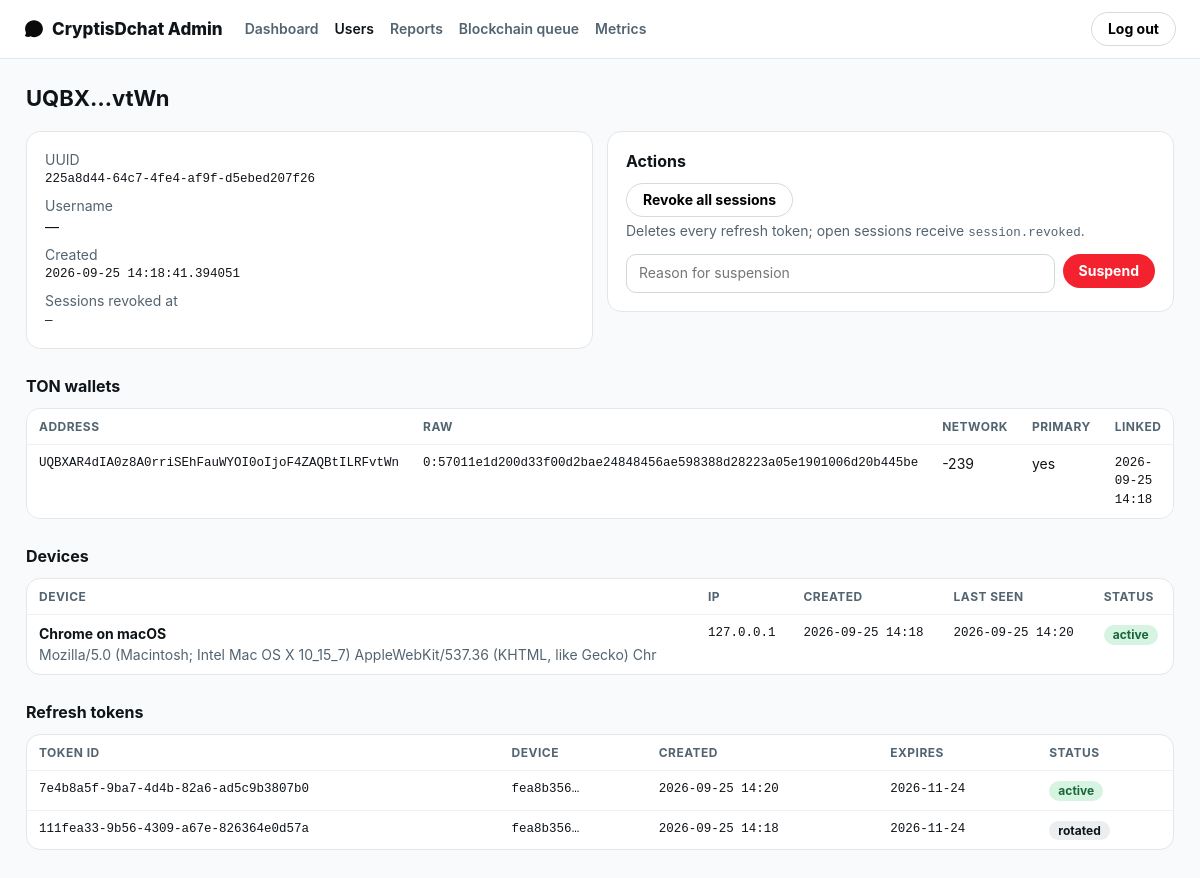
The page /admin/users/225a8d44-64c7-4fe4-af9f-d5ebed207f26 (signed in) on the database its author committed.
### backend/app/models/user.py (models this page shows)
class User(TimestampMixin, Base):
    __tablename__ = "users"
    id: Mapped[str] = mapped_column(String(36), primary_key=True, default=new_uuid)
    display_name: Mapped[str] = mapped_column(String(50), nullable=False, default="")
    username: Mapped[str | None] = mapped_column(String(32), unique=True, nullable=True)
    bio: Mapped[str] = mapped_column(String(160), nullable=False, default="")
    avatar_upload_id: Mapped[str | None] = mapped_column(String(36), nullable=True)
    avatar_tint: Mapped[str] = mapped_column(String(32), nullable=False, default="hsl(204 60% 45%)")
    is_suspended: Mapped[bool] = mapped_column(Boolean, nullable=False, default=False)
    suspended_reason: Mapped[str | None] = mapped_column(String(255), nullable=True)
    sessions_revoked_at: Mapped[datetime | None] = mapped_column(DateTime, nullable=True)
    last_seen_at: Mapped[datetime | None] = mapped_column(DateTime, nullable=True)
    wallets: Mapped[list[UserWallet]] = relationship(back_populates="user", lazy="selectin")

class UserWallet(Base):
    __tablename__ = "user_wallets"
    __table_args__ = (Index("ix_user_wallets_user_id", "user_id"),)
    id: Mapped[str] = mapped_column(String(36), primary_key=True, default=new_uuid)
    user_id: Mapped[str] = mapped_column(String(36), ForeignKey("users.id", ondelete="CASCADE"), nullable=False)
    address: Mapped[str] = mapped_column(String(80), nullable=False, unique=True)  # raw-форма "0:<hex>"
    friendly_address: Mapped[str] = mapped_column(String(64), nullable=False, default="")
    public_key: Mapped[str] = mapped_column(String(64), nullable=False)          # ed25519 hex
    network: Mapped[str] = mapped_column(String(8), nullable=False, default="-239")
    is_primary: Mapped[bool] = mapped_column(Boolean, nullable=False, default=True)
    linked_at: Mapped[datetime] = mapped_column(DateTime, nullable=False, default=utcnow)
    user: Mapped[User] = relationship(back_populates="wallets")

class Device(Base):
    __tablename__ = "devices"
    __table_args__ = (Index("ix_devices_user_id", "user_id"),)
    id: Mapped[str] = mapped_column(String(36), primary_key=True, default=new_uuid)
    user_id: Mapped[str] = mapped_column(String(36), ForeignKey("users.id", ondelete="CASCADE"), nullable=False)
    name: Mapped[str] = mapped_column(String(100), nullable=False, default="Web browser")
    user_agent: Mapped[str] = mapped_column(String(255), nullable=False, default="")
    ip_address: Mapped[str] = mapped_column(String(45), nullable=False, default="")
    created_at: Mapped[datetime] = mapped_column(DateTime, nullable=False, default=utcnow)
    last_seen_at: Mapped[datetime] = mapped_column(DateTime, nullable=False, default=utcnow)
    revoked_at: Mapped[datetime | None] = mapped_column(DateTime, nullable=True)
    client_key_hash: Mapped[str | None] = mapped_column(String(64), nullable=True)
    tokens_revoked_at: Mapped[datetime | None] = mapped_column(DateTime, nullable=True)

class RefreshToken(Base):
    __tablename__ = "refresh_tokens"
    __table_args__ = (
        Index("ix_refresh_tokens_user_id", "user_id"),
        Index("ix_refresh_tokens_device_id", "device_id"),
    )
    id: Mapped[str] = mapped_column(String(36), primary_key=True, default=new_uuid)
    user_id: Mapped[str] = mapped_column(String(36), ForeignKey("users.id", ondelete="CASCADE"), nullable=False)
    device_id: Mapped[str] = mapped_column(String(36), ForeignKey("devices.id", ondelete="CASCADE"), nullable=False)
    token_hash: Mapped[str] = mapped_column(String(64), nullable=False, unique=True)
    created_at: Mapped[datetime] = mapped_column(DateTime, nullable=False, default=utcnow)
    expires_at: Mapped[datetime] = mapped_column(DateTime, nullable=False)
    last_used_at: Mapped[datetime | None] = mapped_column(DateTime, nullable=True)
    revoked_at: Mapped[datetime | None] = mapped_column(DateTime, nullable=True)
    replaced_by_id: Mapped[str | None] = mapped_column(String(36), nullable=True)

### backend/admin_app/views.py (the view)
@bp.get("/admin/users/<uuid>")
@login_required
def user_detail(uuid: str):
    user = db.session.get(User, uuid)
    if user is None:
        return render_template("admin/not_found.html", logout_form=ActionForm()), 404
    devices = db.session.scalars(select(Device).where(Device.user_id == uuid).order_by(Device.last_seen_at.desc())).all()
    tokens = db.session.scalars(select(RefreshToken).where(RefreshToken.user_id == uuid)
                                .order_by(RefreshToken.created_at.desc()).limit(50)).all()
    wallets = db.session.scalars(select(UserWallet).where(UserWallet.user_id == uuid)).all()
    audit("user.view", "user", uuid)
    db.session.commit()
    return render_template("admin/user_detail.html", user=user, devices=devices, tokens=tokens, wallets=wallets,
                           suspend_form=SuspendForm(), action_form=ActionForm(), logout_form=ActionForm(), now=utcnow())

### backend/admin_app/forms.py
class SuspendForm(FlaskForm):
    reason = StringField("Reason", validators=[DataRequired(), Length(max=255)])
    submit = SubmitField("Suspend account")

class ActionForm(FlaskForm):
    submit = SubmitField("Confirm")

### backend/admin_app/views.py (called while the page is built)
def audit(action: str, target_type: str = "", target_id: str = "", **details) -> None:
    db.session.add(AdminAuditLog(
        admin_id=session.get("admin_id"), action=action, target_type=target_type, target_id=str(target_id),
        details=json.dumps(details, default=str), ip_address=(request.remote_addr or "")[:45],
    ))

def login_required(view):
    @wraps(view)
    def wrapper(*args, **kwargs):
        if not session.get("admin_id"):
            return redirect(url_for("admin.login", next=request.path))
        admin = db.session.get(AdminUser, session["admin_id"])
        if admin is None or not admin.is_active:
            session.clear()
            return redirect(url_for("admin.login"))
        return view(*args, **kwargs)
    return wrapper

### backend/app/models/base.py (called while the page is built)
def utcnow() -> datetime:
    return datetime.now(timezone.utc).replace(tzinfo=None)

### backend/admin_app/templates/admin/user_detail.html (shortened to what this page needs)
{% extends "admin/base.html" %}
{% block content %}
<h1>{{ user.display_name or 'User' }} {% if user.is_suspended %}<span class="pill bad">suspended</span>{% endif %}</h1>
<div class="row">
  <div class="card">
    <div class="muted">UUID</div><div class="mono">{{ user.id }}</div>
    <div class="muted" style="margin-top:8px;">Username</div><div>{{ '@' ~ user.username if user.username else '—' }}</div>
    <div class="muted" style="margin-top:8px;">Created</div><div class="mono">{{ user.created_at }}</div>
    <div class="muted" style="margin-top:8px;">Sessions revoked at</div><div class="mono">{{ user.sessions_revoked_at or '—' }}</div>
  </div>
  <div class="card">
    <h2 style="margin-top:0;">Actions</h2>
    <form method="post" action="{{ url_for('admin.revoke_sessions', uuid=user.id) }}" style="margin-bottom:12px;">
      <button type="submit">Revoke all sessions</button>
      <div class="muted" style="margin-top:4px;">Deletes every refresh token; open sessions receive <code>session.revoked</code>.</div>
    </form>
    {% if user.is_suspended %}
    <form method="post" action="{{ url_for('admin.unsuspend', uuid=user.id) }}">
      {{ action_form.hidden_tag() }}<button type="submit" class="primary">Restore account</button>
    </form>
    {% else %}
    <form method="post" action="{{ url_for('admin.suspend', uuid=user.id) }}" style="display:flex;gap:8px;">
      {{ suspend_form.reason(placeholder="Reason for suspension") }}
      <button type="submit" class="danger">Suspend</button>
    </form>
    {% endif %}
  </div>
</div>
<h2>TON wallets</h2>
<div class="table-wrap"><table>
  <tr><th>Address</th><th>Raw</th><th>Network</th><th>Primary</th><th>Linked</th></tr>
  {% for w in wallets %}
  <tr><td class="mono">{{ w.friendly_address }}</td><td class="mono">{{ w.address }}</td><td>{{ w.network }}</td>
      <td>{{ 'yes' if w.is_primary else '' }}</td><td class="mono">{{ w.linked_at.strftime('%Y-%m-%d %H:%M') }}</td></tr>
  {% endfor %}
</table></div>
<h2>Devices</h2>
<div class="table-wrap"><table>
  <tr><th>Device</th><th>IP</th><th>Created</th><th>Last seen</th><th>Status</th></tr>
  {% for d in devices %}
  <tr><td><b>{{ d.name }}</b><div class="muted">{{ d.user_agent[:90] }}</div></td><td class="mono">{{ d.ip_address }}</td>
      <td class="mono">{{ d.created_at.strftime('%Y-%m-%d %H:%M') }}</td><td class="mono">{{ d.last_seen_at.strftime('%Y-%m-%d %H:%M') }}</td>
      <td>{% if d.revoked_at %}<span class="pill">revoked</span>{% else %}<span class="pill ok">active</span>{% endif %}</td></tr>
  {% else %}<tr><td colspan="5" class="muted">No devices.</td></tr>{% endfor %}
</table></div>
<h2>Refresh tokens</h2>
<div class="table-wrap"><table>
  <tr><th>Token id</th><th>Device</th><th>Created</th><th>Expires</th><th>Status</th></tr>
  {% for t in tokens %}
  <tr><td class="mono">{{ t.id }}</td><td class="mono">{{ t.device_id[:8] }}…</td>
      <td class="mono">{{ t.created_at.strftime('%Y-%m-%d %H:%M') }}</td><td class="mono">{{ t.expires_at.strftime('%Y-%m-%d') }}</td>
      <td>{% if t.revoked_at %}<span class="pill">{{ 'rotated' if t.replaced_by_id else 'revoked' }}</span>
          {% elif t.expires_at < now %}<span class="pill warn">expired</span>
          {% else %}<span class="pill ok">active</span>{% endif %}</td></tr>
  {% else %}<tr><td colspan="5" class="muted">No tokens.</td></tr>{% endfor %}
</table></div>
{% endblock %}

### backend/admin_app/templates/admin/base.html (shortened to what this page needs)
<!DOCTYPE html>
<html lang="en">
<head>
</head>
<body>
{% if session.get('admin_id') and logout_form is defined %}
<header>
  <div class="brand">
    CryptisDchat Admin
  </div>
  <nav>
    <a href="{{ url_for('admin.dashboard') }}" class="{{ 'on' if request.endpoint == 'admin.dashboard' }}">Dashboard</a>
    <a href="{{ url_for('admin.users') }}" class="{{ 'on' if request.endpoint in ('admin.users', 'admin.user_detail') }}">Users</a>
    <a href="{{ url_for('admin.reports') }}" class="{{ 'on' if request.endpoint in ('admin.reports', 'admin.report_detail') }}">Reports</a>
    <a href="{{ url_for('admin.blockchain_queue') }}" class="{{ 'on' if request.endpoint == 'admin.blockchain_queue' }}">Blockchain queue</a>
    <a href="{{ url_for('admin.metrics') }}">Metrics</a>
  </nav>
  <form method="post" action="{{ url_for('admin.logout') }}" class="inline">
    {{ logout_form.hidden_tag() }}<button type="submit">Log out</button>
  </form>
</header>
{% endif %}
<main>
  {% block content %}{% endblock %}
</main>
</body>
</html>

### backend/admin_app/templates/admin/base.html (style rules this page uses)
* { box-sizing: border-box; }
body { margin: 0; font: 14px/1.45 -apple-system, BlinkMacSystemFont, "Segoe UI", Roboto, Helvetica, Arial, sans-serif; color: #0f1419; background: hsl(200 19% 98%); }
a { color: hsl(204 88% 45%); text-decoration: none; }
header { display: flex; align-items: center; gap: 22px; padding: 12px 24px; background: #fff; border-bottom: 1px solid hsl(200 19% 90%); position: sticky; top: 0; z-index: 5; flex-wrap: wrap; }
header .brand { font-weight: 800; font-size: 17px; display: flex; gap: 8px; align-items: center; }
header nav { display: flex; gap: 16px; flex: 1; flex-wrap: wrap; }
header nav a { color: #536471; font-weight: 600; }
header nav a.on { color: #0f1419; }
main { max-width: 1180px; margin: 0 auto; padding: 24px 16px 60px; }
h1 { font-size: 22px; margin: 0 0 16px; }
h2 { font-size: 16px; margin: 26px 0 10px; }
.card { background: #fff; border: 1px solid hsl(200 19% 90%); border-radius: 14px; padding: 18px; }
.muted { color: #536471; }
.table-wrap { overflow-x: auto; background: #fff; border: 1px solid hsl(200 19% 90%); border-radius: 14px; }
table { width: 100%; border-collapse: collapse; }
th, td { text-align: left; padding: 9px 12px; border-bottom: 1px solid hsl(200 19% 94%); vertical-align: top; }
th { font-size: 12px; text-transform: uppercase; letter-spacing: .04em; color: #536471; }
tr:last-child td { border-bottom: 0; }
code, .mono { font-family: "IBM Plex Mono", ui-monospace, SFMono-Regular, Menlo, monospace; font-size: 12.5px; }
.pill { display: inline-block; padding: 1px 9px; border-radius: 999px; font-size: 12px; font-weight: 700; background: hsl(200 19% 93%); }
.pill.ok { background: hsl(145 55% 90%); color: hsl(145 60% 25%); }
button, .btn { height: 34px; padding: 0 16px; border-radius: 999px; border: 1px solid hsl(200 19% 85%); background: #fff; font-weight: 700; cursor: pointer; font: inherit; font-weight: 700; }
button.danger { background: #f4212e; color: #fff; border: 0; }
input[type=text], input[type=password], select, textarea { font: inherit; padding: 8px 12px; border: 1px solid hsl(200 19% 84%); border-radius: 10px; width: 100%; }
form.inline { display: inline-flex; gap: 8px; align-items: center; }
.row { display: flex; gap: 14px; flex-wrap: wrap; align-items: flex-start; }
.row > .card { flex: 1 1 320px; }

### rows shown on the page
User: display_name "UQBX…vtWn", id "225a8d44-64c7-4fe4-af9f-d5ebed207f26", username "—", created_at "2026-09-25 14:18:41.394051", sessions_revoked_at "—"
UserWallet: friendly_address "UQBXAR4dIA0z8A0rriSEhFauWYOI0oIjoF4ZAQBtILRFvtWn", address "0:57011e1d200d33f00d2bae24848456ae598388d28223a05e1901006d20b445be", network "-239", is_primary "yes", linked_at "2026-09-25 14:18"
Device: name "Chrome on macOS", user_agent "Mozilla/5.0 (Macintosh; Intel Mac OS X 10_15_7) AppleWebKit/537.36 (KHTML, like Gecko) Chr", ip_address "127.0.0.1", created_at "2026-09-25 14:18", last_seen_at "2026-09-25 14:20", shows "active"
RefreshToken: id "7e4b8a5f-9ba7-4d4b-82a6-ad5c9b3807b0", device_id "fea8b356", created_at "2026-09-25 14:20", expires_at "2026-11-24", shows "active"
RefreshToken: id "111fea33-9b56-4309-a67e-826364e0d57a", device_id "fea8b356", created_at "2026-09-25 14:18", expires_at "2026-11-24", replaced_by_id "rotated"
